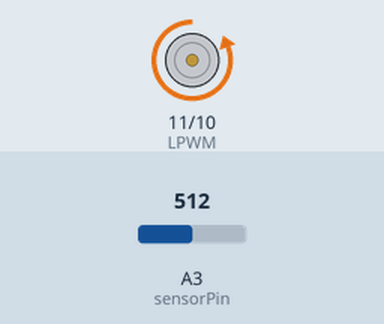
The sketch below on a simulated Arduino Uno, built with avr-gcc and run on an emulated ATmega328P. Shown: motor-driver pin pairs drawn as motors (green arrow = first pin HIGH = forward, orange = second pin HIGH = backward, longer = more drive). The inputs (shaded band) are chosen by the test bench; at power-on: A3 (sensorPin) = 512.

Above: at 0.1 s.
At 0.5 s:
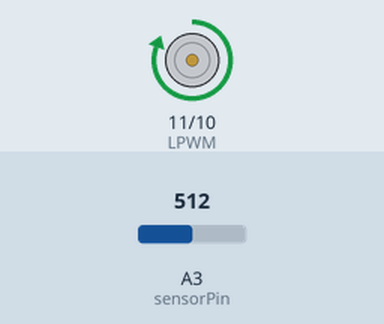
Timing chart, 0 to 2.0 s (numbered marks = the images above):
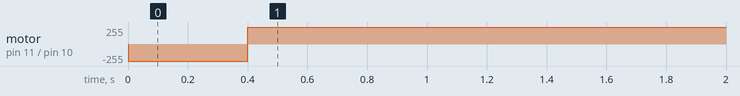

The sketch:

Feedback_TEST4.ino
```cpp
#include <elapsedMillis.h>
elapsedMillis timeElapsed;

int RPWM = 10;
int LPWM = 11;
int sensorVal;
int sensorPin = A3;
int maxAnalogReading;
int minAnalogReading;
int Speed = 255;
float desiredPosfloat;
int desiredPos;
int Buffer = 2;

void setup() {
  // put your setup code here, to run once:
  pinMode(RPWM, OUTPUT);
  pinMode(LPWM, OUTPUT);
  pinMode(sensorPin, INPUT);
  Serial.begin(9600);
  Serial.setTimeout(10);
  maxAnalogReading = moveToLimit(1);            //Calibration Extension
  minAnalogReading = moveToLimit(-1);           //Calibration Retraction
}

void loop() {
  // put your main code here, to run repeatedly:
while (Serial.available()==0){}         //Wait for userInput
String userInput = Serial.readString();     //Reading userInput
//Serial.println(userInput);

desiredPosfloat = mapfloat(userInput.toFloat(),0.0,6.0,float(minAnalogReading),float(maxAnalogReading));       //converting userInput to float analog number(feedback analog signal)
desiredPos = int(desiredPosfloat);      //converting analog userInput to integer(since analog signals are integers)
//Serial.println(desiredPosfloat);
//Serial.println(desiredPos);
sensorVal = analogRead(sensorPin);      //Read feedback analog signal to check current position

while (desiredPos != sensorVal){        //keep moving until the current position matches with desired position
  sensorVal = analogRead(sensorPin);
  //Serial.println(sensorVal);
  if(desiredPos > (sensorVal+Buffer)){      //if desired position is greater than current position, extend
    driveActuator(1, Speed);
    }
  else if(desiredPos < (sensorVal-Buffer)){     //if not, retract
    driveActuator(-1, Speed);
    }
  else{
    driveActuator(0, Speed);      //if they match, break the loop and wait for another userInput
    break;
    }
  delay(10);
  }
}

int moveToLimit(int Direction){       //moving to completely extended/retracted position to read max/min analog value
  int prevReading=0;
  int currReading=0;
  do{
    prevReading = currReading;
    driveActuator(Direction, Speed);
    timeElapsed = 0;
    while(timeElapsed < 200){ delay(1);}           //keep moving until analog reading remains the same for 200ms
    currReading = analogRead(sensorPin);
  }while(prevReading != currReading);
  return currReading;
}

void driveActuator(int Direction, int Speed){
  switch(Direction){
    case 1:       //extension
      analogWrite(RPWM, Speed);
      analogWrite(LPWM, 0);
      break;

    case 0:       //stop/hold position
      analogWrite(RPWM, 0);
      analogWrite(LPWM, 0);
      break;

    case -1:      //retraction
      analogWrite(RPWM, 0);
      analogWrite(LPWM, Speed);
      break;
  }
}

float mapfloat(float x, float inputMin, float inputMax, float outputMin, float outputMax){
 return (x-inputMin)*(outputMax - outputMin)/(inputMax - inputMin)+outputMin;
}
```
